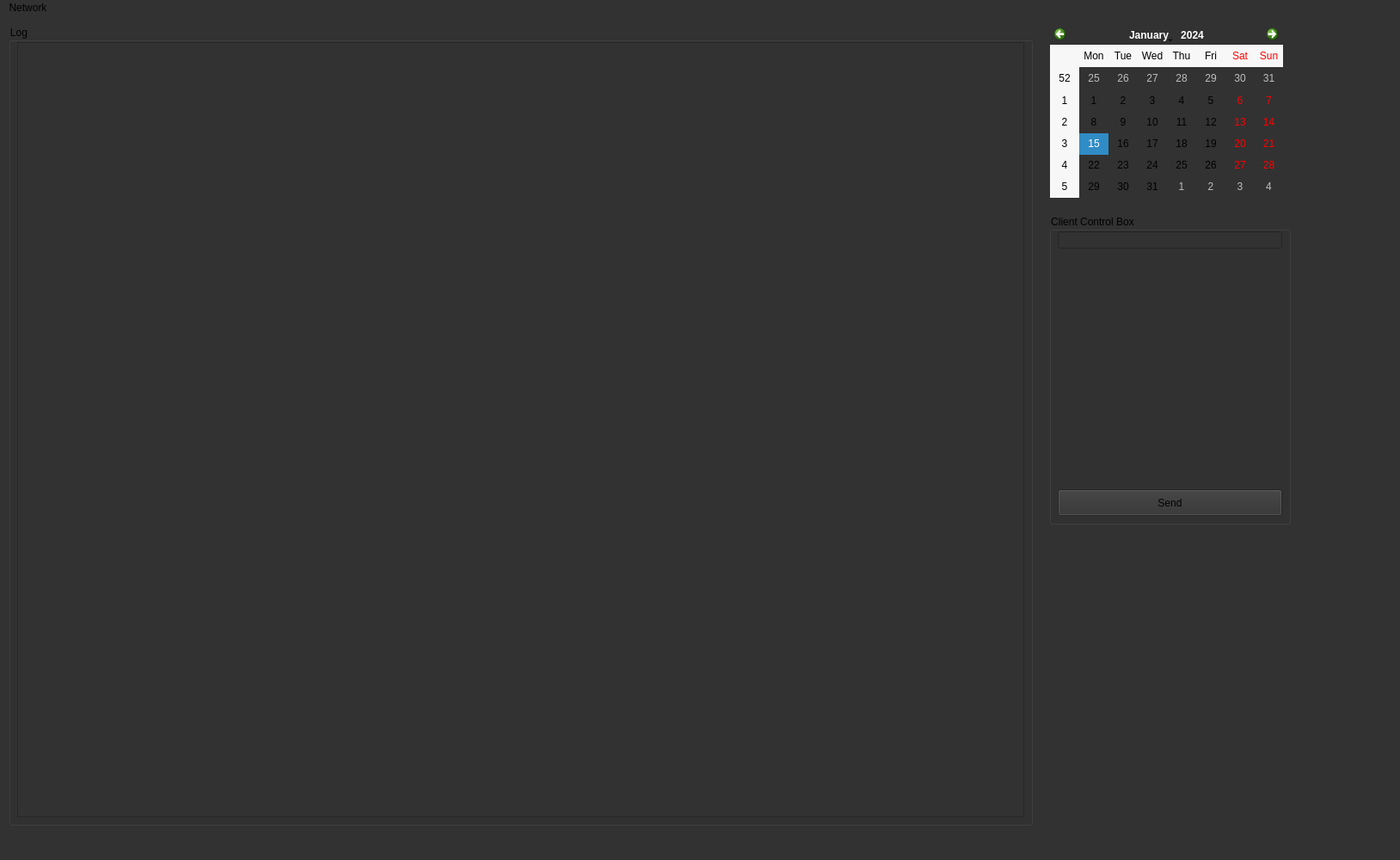
<?xml version="1.0" encoding="UTF-8"?>
<ui version="4.0">
 <class>MainWindow</class>
 <widget class="QMainWindow" name="MainWindow">
  <property name="geometry">
   <rect>
    <x>0</x>
    <y>0</y>
    <width>1628</width>
    <height>1000</height>
   </rect>
  </property>
  <property name="palette">
   <palette>
    <active>
     <colorrole role="Button">
      <brush brushstyle="SolidPattern">
       <color alpha="255">
        <red>50</red>
        <green>50</green>
        <blue>50</blue>
       </color>
      </brush>
     </colorrole>
     <colorrole role="Base">
      <brush brushstyle="SolidPattern">
       <color alpha="255">
        <red>50</red>
        <green>50</green>
        <blue>50</blue>
       </color>
      </brush>
     </colorrole>
     <colorrole role="Window">
      <brush brushstyle="SolidPattern">
       <color alpha="255">
        <red>50</red>
        <green>50</green>
        <blue>50</blue>
       </color>
      </brush>
     </colorrole>
     <colorrole role="Shadow">
      <brush brushstyle="SolidPattern">
       <color alpha="255">
        <red>62</red>
        <green>66</green>
        <blue>63</blue>
       </color>
      </brush>
     </colorrole>
    </active>
    <inactive>
     <colorrole role="Button">
      <brush brushstyle="SolidPattern">
       <color alpha="255">
        <red>50</red>
        <green>50</green>
        <blue>50</blue>
       </color>
      </brush>
     </colorrole>
     <colorrole role="Base">
      <brush brushstyle="SolidPattern">
       <color alpha="255">
        <red>50</red>
        <green>50</green>
        <blue>50</blue>
       </color>
      </brush>
     </colorrole>
     <colorrole role="Window">
      <brush brushstyle="SolidPattern">
       <color alpha="255">
        <red>50</red>
        <green>50</green>
        <blue>50</blue>
       </color>
      </brush>
     </colorrole>
     <colorrole role="Shadow">
      <brush brushstyle="SolidPattern">
       <color alpha="255">
        <red>62</red>
        <green>66</green>
        <blue>63</blue>
       </color>
      </brush>
     </colorrole>
    </inactive>
    <disabled>
     <colorrole role="Button">
      <brush brushstyle="SolidPattern">
       <color alpha="255">
        <red>50</red>
        <green>50</green>
        <blue>50</blue>
       </color>
      </brush>
     </colorrole>
     <colorrole role="Base">
      <brush brushstyle="SolidPattern">
       <color alpha="255">
        <red>50</red>
        <green>50</green>
        <blue>50</blue>
       </color>
      </brush>
     </colorrole>
     <colorrole role="Window">
      <brush brushstyle="SolidPattern">
       <color alpha="255">
        <red>50</red>
        <green>50</green>
        <blue>50</blue>
       </color>
      </brush>
     </colorrole>
     <colorrole role="Shadow">
      <brush brushstyle="SolidPattern">
       <color alpha="255">
        <red>62</red>
        <green>66</green>
        <blue>63</blue>
       </color>
      </brush>
     </colorrole>
    </disabled>
   </palette>
  </property>
  <property name="windowTitle">
   <string>MainWindow</string>
  </property>
  <property name="styleSheet">
   <string notr="true">background-color: rgb(50,50,50);</string>
  </property>
  <widget class="QWidget" name="centralwidget">
   <property name="palette">
    <palette>
     <active>
      <colorrole role="Button">
       <brush brushstyle="SolidPattern">
        <color alpha="255">
         <red>50</red>
         <green>50</green>
         <blue>50</blue>
        </color>
       </brush>
      </colorrole>
      <colorrole role="Light">
       <brush brushstyle="SolidPattern">
        <color alpha="255">
         <red>104</red>
         <green>106</green>
         <blue>97</blue>
        </color>
       </brush>
      </colorrole>
      <colorrole role="Midlight">
       <brush brushstyle="SolidPattern">
        <color alpha="255">
         <red>76</red>
         <green>76</green>
         <blue>76</blue>
        </color>
       </brush>
      </colorrole>
      <colorrole role="Base">
       <brush brushstyle="SolidPattern">
        <color alpha="255">
         <red>50</red>
         <green>50</green>
         <blue>50</blue>
        </color>
       </brush>
      </colorrole>
      <colorrole role="Window">
       <brush brushstyle="SolidPattern">
        <color alpha="255">
         <red>50</red>
         <green>50</green>
         <blue>50</blue>
        </color>
       </brush>
      </colorrole>
     </active>
     <inactive>
      <colorrole role="Button">
       <brush brushstyle="SolidPattern">
        <color alpha="255">
         <red>50</red>
         <green>50</green>
         <blue>50</blue>
        </color>
       </brush>
      </colorrole>
      <colorrole role="Light">
       <brush brushstyle="SolidPattern">
        <color alpha="255">
         <red>104</red>
         <green>106</green>
         <blue>97</blue>
        </color>
       </brush>
      </colorrole>
      <colorrole role="Midlight">
       <brush brushstyle="SolidPattern">
        <color alpha="255">
         <red>76</red>
         <green>76</green>
         <blue>76</blue>
        </color>
       </brush>
      </colorrole>
      <colorrole role="Base">
       <brush brushstyle="SolidPattern">
        <color alpha="255">
         <red>50</red>
         <green>50</green>
         <blue>50</blue>
        </color>
       </brush>
      </colorrole>
      <colorrole role="Window">
       <brush brushstyle="SolidPattern">
        <color alpha="255">
         <red>50</red>
         <green>50</green>
         <blue>50</blue>
        </color>
       </brush>
      </colorrole>
     </inactive>
     <disabled>
      <colorrole role="Button">
       <brush brushstyle="SolidPattern">
        <color alpha="255">
         <red>50</red>
         <green>50</green>
         <blue>50</blue>
        </color>
       </brush>
      </colorrole>
      <colorrole role="Light">
       <brush brushstyle="SolidPattern">
        <color alpha="255">
         <red>104</red>
         <green>106</green>
         <blue>97</blue>
        </color>
       </brush>
      </colorrole>
      <colorrole role="Midlight">
       <brush brushstyle="SolidPattern">
        <color alpha="255">
         <red>76</red>
         <green>76</green>
         <blue>76</blue>
        </color>
       </brush>
      </colorrole>
      <colorrole role="Base">
       <brush brushstyle="SolidPattern">
        <color alpha="255">
         <red>50</red>
         <green>50</green>
         <blue>50</blue>
        </color>
       </brush>
      </colorrole>
      <colorrole role="Window">
       <brush brushstyle="SolidPattern">
        <color alpha="255">
         <red>50</red>
         <green>50</green>
         <blue>50</blue>
        </color>
       </brush>
      </colorrole>
     </disabled>
    </palette>
   </property>
   <widget class="QGroupBox" name="groupBox">
    <property name="geometry">
     <rect>
      <x>10</x>
      <y>10</y>
      <width>1191</width>
      <height>931</height>
     </rect>
    </property>
    <property name="title">
     <string>Log</string>
    </property>
    <widget class="QPlainTextEdit" name="LOGVIEWER">
     <property name="geometry">
      <rect>
       <x>10</x>
       <y>20</y>
       <width>1171</width>
       <height>901</height>
      </rect>
     </property>
    </widget>
   </widget>
   <widget class="QCalendarWidget" name="calendarWidget">
    <property name="geometry">
     <rect>
      <x>1221</x>
      <y>10</y>
      <width>271</width>
      <height>201</height>
     </rect>
    </property>
   </widget>
   <widget class="QGroupBox" name="groupBox_2">
    <property name="geometry">
     <rect>
      <x>1220</x>
      <y>230</y>
      <width>281</width>
      <height>361</height>
     </rect>
    </property>
    <property name="title">
     <string>Client Control Box</string>
    </property>
    <widget class="QPushButton" name="BUTTON_SEND">
     <property name="geometry">
      <rect>
       <x>10</x>
       <y>320</y>
       <width>261</width>
       <height>31</height>
      </rect>
     </property>
     <property name="text">
      <string>Send</string>
     </property>
    </widget>
    <widget class="QLineEdit" name="LINEEDIT_SENDMESSAGE">
     <property name="geometry">
      <rect>
       <x>10</x>
       <y>20</y>
       <width>261</width>
       <height>20</height>
      </rect>
     </property>
    </widget>
   </widget>
  </widget>
  <widget class="QMenuBar" name="menubar">
   <property name="geometry">
    <rect>
     <x>0</x>
     <y>0</y>
     <width>1628</width>
     <height>21</height>
    </rect>
   </property>
   <widget class="QMenu" name="menuNetwork">
    <property name="title">
     <string>Network</string>
    </property>
    <addaction name="NETWORK_SERVEROPEN"/>
    <addaction name="NETWORK_SERVERCLOSE"/>
   </widget>
   <addaction name="menuNetwork"/>
  </widget>
  <widget class="QStatusBar" name="statusbar"/>
  <action name="FILE_LOADEIMAGE">
   <property name="text">
    <string>Load Image</string>
   </property>
   <property name="shortcut">
    <string>Ctrl+O</string>
   </property>
  </action>
  <action name="FILE_SAVEIMAGE">
   <property name="text">
    <string>Save Image</string>
   </property>
   <property name="shortcut">
    <string>Ctrl+S</string>
   </property>
  </action>
  <action name="NETWORK_SERVEROPEN">
   <property name="text">
    <string>Server Open</string>
   </property>
  </action>
  <action name="NETWORK_SERVERCLOSE">
   <property name="text">
    <string>Server Close</string>
   </property>
  </action>
  <action name="CAM_CONNECT">
   <property name="text">
    <string>Connect</string>
   </property>
  </action>
  <action name="CAM_PLAY">
   <property name="text">
    <string>Play</string>
   </property>
  </action>
  <action name="CAM_STOP">
   <property name="text">
    <string>Stop</string>
   </property>
  </action>
  <action name="CAMDISCONNECT">
   <property name="text">
    <string>Disconnect</string>
   </property>
  </action>
  <action name="FILE_LOADIMAGE">
   <property name="text">
    <string>Load Image</string>
   </property>
   <property name="shortcut">
    <string>Ctrl+O</string>
   </property>
  </action>
  <action name="LEARN_IMAGE">
   <property name="text">
    <string>Learn Image</string>
   </property>
  </action>
  <action name="FILE_MAKECSV">
   <property name="text">
    <string>Make csv file(dumy images)</string>
   </property>
  </action>
  <action name="LEARN_MAKECSV">
   <property name="text">
    <string>Make csv file(Images)</string>
   </property>
  </action>
  <action name="LEARN_GetFaceImages">
   <property name="text">
    <string>Get Face(Images)</string>
   </property>
  </action>
 </widget>
 <resources/>
 <connections/>
</ui>
